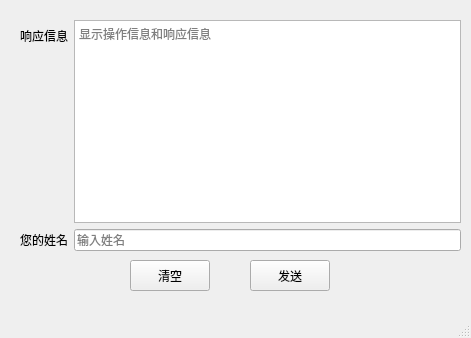
<?xml version="1.0" encoding="UTF-8"?>
<ui version="4.0">
 <class>MainWindow</class>
 <widget class="QMainWindow" name="MainWindow">
  <property name="geometry">
   <rect>
    <x>0</x>
    <y>0</y>
    <width>471</width>
    <height>338</height>
   </rect>
  </property>
  <property name="windowTitle">
   <string>HelloQt</string>
  </property>
  <widget class="QWidget" name="centralwidget">
   <widget class="QPushButton" name="pBtnClear">
    <property name="geometry">
     <rect>
      <x>130</x>
      <y>260</y>
      <width>80</width>
      <height>31</height>
     </rect>
    </property>
    <property name="text">
     <string>清空</string>
    </property>
   </widget>
   <widget class="QPushButton" name="pBtnSubmit">
    <property name="geometry">
     <rect>
      <x>250</x>
      <y>260</y>
      <width>80</width>
      <height>31</height>
     </rect>
    </property>
    <property name="text">
     <string>发送</string>
    </property>
   </widget>
   <widget class="QWidget" name="layoutWidget">
    <property name="geometry">
     <rect>
      <x>20</x>
      <y>20</y>
      <width>441</width>
      <height>231</height>
     </rect>
    </property>
    <layout class="QFormLayout" name="formLayout">
     <item row="0" column="0">
      <widget class="QLabel" name="labelResponse">
       <property name="text">
        <string>响应信息</string>
       </property>
      </widget>
     </item>
     <item row="0" column="1">
      <widget class="QPlainTextEdit" name="plainTextEditResponse">
       <property name="readOnly">
        <bool>true</bool>
       </property>
       <property name="placeholderText">
        <string>显示操作信息和响应信息</string>
       </property>
      </widget>
     </item>
     <item row="1" column="0">
      <widget class="QLabel" name="labelName">
       <property name="text">
        <string>您的姓名</string>
       </property>
      </widget>
     </item>
     <item row="1" column="1">
      <widget class="QLineEdit" name="lineEditName">
       <property name="placeholderText">
        <string>输入姓名</string>
       </property>
      </widget>
     </item>
    </layout>
   </widget>
  </widget>
  <widget class="QMenuBar" name="menubar">
   <property name="geometry">
    <rect>
     <x>0</x>
     <y>0</y>
     <width>471</width>
     <height>17</height>
    </rect>
   </property>
  </widget>
  <widget class="QStatusBar" name="statusbar"/>
 </widget>
 <resources/>
 <connections/>
</ui>
